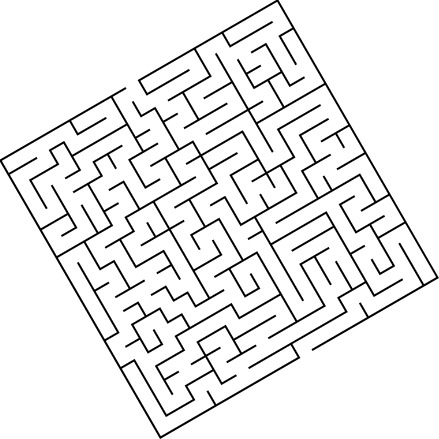
#> input picture data/inputs/rotated.jpg, 439 x 439 px
$ jupyter execute test.ipynb
#> lines starting #> are read from the running program, lines starting #| are printed output that depends on the picture; after the words box and inside, x2 and y2 are one past the last pixel; in counts of white or black regions, pixels touching at a corner belong together
### src/prep_maze.py
import cv2
import numpy as np
import matplotlib.pyplot as plt


def preprocess(org_img):
    img = org_img.copy()
    img = cv2.cvtColor(img, cv2.COLOR_RGB2GRAY)
    img = cv2.fastNlMeansDenoising(img, None, 20, 7, 21)
    img = cv2.threshold(img, 0, 255, cv2.THRESH_BINARY_INV+cv2.THRESH_OTSU)[1]

    return img

### src/extract_maze.py
import numpy as np
import cv2
from matplotlib import pyplot as plt
from prep_maze import *

def make_mask(img_shape,cor):
    points = np.array(cor)
    mask = np.zeros(img_shape)

    cv2.fillPoly(mask, pts=[points], color = 255)
    mask = (mask/255).astype('uint8')

    return mask

def resolve_conflict(pt1,pt2,img_shape):
    h,w = img_shape

    dist1=0
    dist2=0

    if(pt1[0] < h/2):
        dist1 += pt1[0]
        dist2 += pt2[0]
    else:
        dist1 += (h-pt1[0])
        dist2 += (h-pt2[0])

    if(pt1[1] < w/2):
        dist1 += pt1[1]
        dist2 += pt2[1]
    else:
        dist1 += (w-pt1[1])
        dist2 += (w-pt2[1])

    if(dist1 < dist2):
        return pt1
    else:
        return pt2

# Function to arrange

def order_points_new(pts):
    pts = np.array(pts)
    # Sorting the array in the x co-ordinates
    xsort = pts[np.argsort(pts[:, 0]), :]

    # grab the left-most and right-most points from the sorted
    # x-roodinate points
    leftMost = xsort[:2, :]
    rightMost = xsort[2:, :]

    # Sorting the left-most coordinates according to their
    # y-coordinates so we can grab the top-left and bottom-left
    # points, respectively
    leftMost = leftMost[np.argsort(leftMost[:, 1]), :]
    (tl, bl) = leftMost


    # Sorting the right-most coordinates according to their
    # y-coordinates so we can grab the top-right and bottom-right
    # points, respectively
    rightMost = rightMost[np.argsort(rightMost[:, 1]), :]
    (tr, br) = rightMost

    return np.array([tl, tr, br, bl], dtype=int)


def connectedComp(img):
    img = img.copy()
    img = cv2.copyMakeBorder(img,1,1,1,1,cv2.BORDER_CONSTANT,0)
    h = img.shape[0]
    w = img.shape[1]
    l_img = np.zeros((h,w))
    vis = np.zeros(h*w,dtype = 'int')
    label = 1
    for i in range(1,h-1):
        for j in range(1,w-1):
            if(img[i][j]==255 and l_img[i][j] == 0):
                queue = []
                queue.append(i*w+j)
                vis[i*w+j] = 1
                while len(queue) != 0:
                    temp = queue.pop(0)
                    x = int(temp/w)
                    y = temp%w
                    l_img[x][y] = label
                    for l in range(-1,2):
                        for m in range(-1,2):
                            if(vis[(x+l)*w +y+m] == 0 and img[x+l][y+m] == 255):
                                queue.append((x+l)*w +y+m)
                                vis[(x+l)*w +y+m] = 1
                label += 1
    l_img = l_img[1:h-1,1:w-1]
    return l_img


def corner_extraction(list_point):

    list_pointx = np.array(list_point.copy())
    list_pointy = np.array(list_point.copy())

    arr1inds = list_pointx[:,0].argsort()
    list_pointx[:,1] = list_pointx[:,1][arr1inds[::1]]
    list_pointx[:,0] = list_pointx[:,0][arr1inds[::1]]

    arr1inds = list_pointy[:,1].argsort()
    list_pointy[:,1] = list_pointy[:,1][arr1inds[::1]]
    list_pointy[:,0] = list_pointy[:,0][arr1inds[::1]]

    xmin = list_pointx[0][0]
    xmax = list_pointx[list_pointx.shape[0]-1][0]

    ymin = list_pointy[0][1]
    ymax = list_pointy[list_pointy.shape[0]-1][1]


    temp_xmin = []
    for x in list_pointx:
        if(x[0] > xmin):
            break

        temp_xmin.append(x[1])

    temp_xmin.sort()
    xmin_y1 = temp_xmin[0]
    xmin_y2 = temp_xmin[len(temp_xmin)-1]

    # x max
    temp_xmax = []
    for x in range(list_pointx.shape[0]-1,-1,-1):
        if(list_pointx[x][0] < xmax):
            break

        temp_xmax.append(list_pointx[x][1])

    temp_xmax.sort()
    xmax_y1 = temp_xmax[0]
    xmax_y2 = temp_xmax[len(temp_xmax)-1]

    # y min
    temp_ymin = []
    for y in list_pointy:
        if(y[1] > ymin):
            break

        temp_ymin.append(y[0])

    temp_ymin.sort()
    ymin_x1 = temp_ymin[0]
    ymin_x2 = temp_ymin[len(temp_ymin)-1]

    # y max
    temp_ymax = []
    for y in range(list_pointy.shape[0]-1,-1,-1):
        if(list_pointy[y][1] < ymax):
            break

        temp_ymax.append(list_pointy[y][0])

    temp_ymax.sort()
    ymax_x1 = temp_ymax[0]
    ymax_x2 = temp_ymax[len(temp_ymax)-1]

    corners = []
    corners.append([xmin,xmin_y1])
    corners.append([xmin,xmin_y2])
    corners.append([xmax,xmax_y1])
    corners.append([xmax,xmax_y2])
    corners.append([ymin_x1,ymin])
    corners.append([ymin_x2,ymin])
    corners.append([ymax_x1,ymax])
    corners.append([ymax_x2,ymax])

    return corners

# Manhattan distance
def dist(pt1, pt2):
    return np.abs(pt1[0]-pt2[0]) + np.abs(pt1[1]-pt2[1])

def unique_corners(corners, img_shape):

    crns = []

    crns.append(corners[0])

    for c1 in corners:
        flag=0
        pt = c1
        for i in range(len(crns)):
            if(dist(c1,crns[i])<=50):
                flag=1
                pt = resolve_conflict(c1,crns[i], img_shape)
                crns.pop(i)
                crns.append(pt)

        if(flag==0):
            crns.append(pt)

    return crns

def extract_maze(preprocessed_img):

    binary_img = preprocessed_img.copy()

    label_img = connectedComp(binary_img)

    h,w = label_img.shape
    new = np.zeros((h,w),dtype = 'uint8')

    for i in range(h):
        for j in range(w):
            if label_img[i][j] == 1:
                new[i][j] = 255

    num_of_labels = int(np.max(label_img))
    count_label = np.zeros((num_of_labels+1,2),dtype = int)
    for i in range(1,num_of_labels+1):
        count_label[i][1] = np.count_nonzero(label_img == i)
        count_label[i][0] = i

    arr1inds = count_label[:,1].argsort()
    count_label[:,0] = count_label[:,0][arr1inds[::-1]]
    count_label[:,1] = count_label[:,1][arr1inds[::-1]]

    top1,top2 = count_label[0][0],count_label[1][0]

    points_list = list()

    for i in range(h):
        for j in range(w):
            if label_img[i][j] == top1 or label_img[i][j] == top2:
                temp = [i,j]
                points_list.append(temp)


    corner = corner_extraction(points_list)
    refined_corner = unique_corners(corner, [h,w])

    for i in range(4):
        temp = refined_corner[i][0]
        refined_corner[i][0] = refined_corner[i][1]
        refined_corner[i][1] = temp

    refined_corner = order_points_new(refined_corner)
    mask = make_mask(label_img.shape,refined_corner)
    extracted_img = preprocessed_img.copy()
    for i in range(h):
        for j in range(w):
            if mask[i][j] == 1:
                extracted_img[i][j] = 255 - preprocessed_img[i][j]
            else:
                extracted_img[i][j] = 0

    return extracted_img,refined_corner


# [8 lines of commented-out code are left out]

### src/test.ipynb
[cell 1]
import cv2 as cv
import numpy as np
import matplotlib.pyplot as pcnt
# from skimage import measure
# from skimage.measure import regionprops
from prep_maze import *
from extract_maze import *

[cell 2]
def gf2(preprocess_img, corners):

    prep_img = cv.copyMakeBorder(preprocess_img, 10, 10, 10, 10, cv.BORDER_CONSTANT, 0)
    cn1 = corners[0] + 10
    cn2 = corners[1] + 10
    cn3 = corners[2] + 10
    cn4 = corners[3] + 10

    dcn = np.abs(cn2 - cn1)
    if dcn[0] > dcn[1]:
        x = np.linspace(cn1[0], cn2[0], dcn[0])
        y = np.linspace(cn1[1], cn2[1], dcn[0])
    else:
        x = np.linspace(cn1[0], cn2[0], dcn[1])
        y = np.linspace(cn1[1], cn2[1], dcn[1])
    x = x.astype(int)
    y = y.astype(int)
    l1 = np.array([x, y]).T

    dcn = np.abs(cn3 - cn2)
    if dcn[0] > dcn[1]:
        x = np.linspace(cn2[0], cn3[0], dcn[0])
        y = np.linspace(cn2[1], cn3[1], dcn[0])
    else:
        x = np.linspace(cn2[0], cn3[0], dcn[1])
        y = np.linspace(cn2[1], cn3[1], dcn[1])
    x = x.astype(int)
    y = y.astype(int)
    l2 = np.array([x, y]).T

    dcn = np.abs(cn4 - cn3)
    if dcn[0] > dcn[1]:
        x = np.linspace(cn3[0], cn4[0], dcn[0])
        y = np.linspace(cn3[1], cn4[1], dcn[0])
    else:
        x = np.linspace(cn3[0], cn4[0], dcn[1])
        y = np.linspace(cn3[1], cn4[1], dcn[1])
    x = x.astype(int)
    y = y.astype(int)
    l3 = np.array([x, y]).T

    dcn = np.abs(cn1 - cn4)
    if dcn[0] > dcn[1]:
        x = np.linspace(cn4[0], cn1[0], dcn[0])
        y = np.linspace(cn4[1], cn1[1], dcn[0])
    else:
        x = np.linspace(cn4[0], cn1[0], dcn[1])
        y = np.linspace(cn4[1], cn1[1], dcn[1])
    x = x.astype(int)
    y = y.astype(int)
    l4 = np.array([x, y]).T

    k = 3
    gate1 = []
    gate2 = []
    gate3 = []
    gate4 = []
    for i in range(0,len(l1)):
        if np.max(prep_img[l1[i][1]-k:l1[i][1]+k, l1[i][0]-k:l1[i][0]+k]) == 0:
            gate1.append(l1[i])
    for i in range(0,len(l2)):
        if np.max(prep_img[l2[i][1]-k:l2[i][1]+k, l2[i][0]-k:l2[i][0]+k]) == 0:
            gate2.append(l2[i])
    for i in range(0,len(l3)):
        if np.max(prep_img[l3[i][1]-k:l3[i][1]+k, l3[i][0]-k:l3[i][0]+k]) == 0:
            gate3.append(l3[i])
    for i in range(0,len(l4)):
        if np.max(prep_img[l4[i][1]-k:l4[i][1]+k, l4[i][0]-k:l4[i][0]+k]) == 0:
            gate4.append(l4[i])

    gate1 = np.array(gate1)
    gate2 = np.array(gate2)
    gate3 = np.array(gate3)
    gate4 = np.array(gate4)
    gate = []

    if len(gate1) > 0:
        gate1 = [np.mean(gate1[:,0]).astype(np.uint)-10, np.mean(gate1[:,1]).astype(np.uint)-10]
        gate.append(gate1)
    if len(gate2) > 0:
        gate2 = [np.mean(gate2[:,0]).astype(np.uint)-10, np.mean(gate2[:,1]).astype(np.uint)-10]
        gate.append(gate2)
    if len(gate3) > 0:
        gate3 = [np.mean(gate3[:,0]).astype(np.uint)-10, np.mean(gate3[:,1]).astype(np.uint)-10]
        gate.append(gate3)
    if len(gate4) > 0:
        gate4 = [np.mean(gate4[:,0]).astype(np.uint)-10, np.mean(gate4[:,1]).astype(np.uint)-10]
        gate.append(gate4)

    return gate

[cell 3]
img = cv.imread('../data/inputs/rotated.jpg')
#> img is the input picture: shape (439, 439, 3); min 0, max 255, mean 236
pre = preprocess(img)
#> in preprocess, `img = cv2.threshold(img, 0, 255, cv2.THRESH_BINARY_INV+cv2.THRESH_OTSU..`:
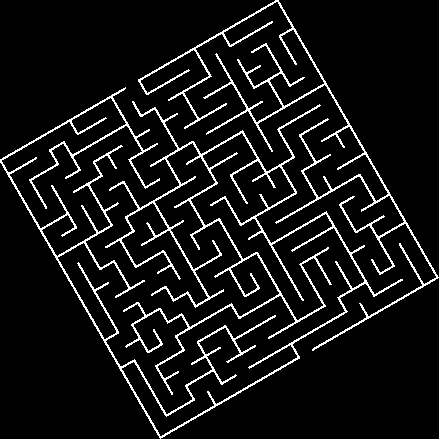
#> img: shape (439, 439); 7.8% white in thin lines or dots
em, cn = extract_maze(pre)
#> in connectedComp, `img = cv2.copyMakeBorder(img,1,1,1,1,cv2.BORDER_CONSTANT,0)`:
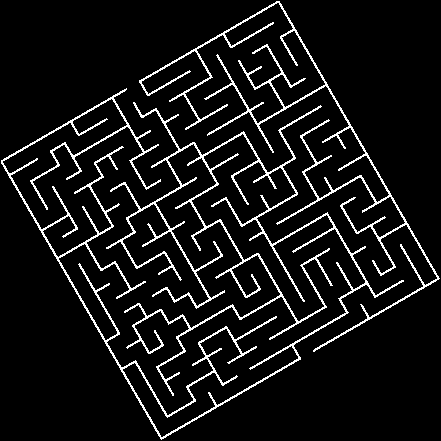
#> img: shape (441, 441); 7.8% white in thin lines or dots
#> after the loop in connectedComp, `for i in range(1,h-1):`:
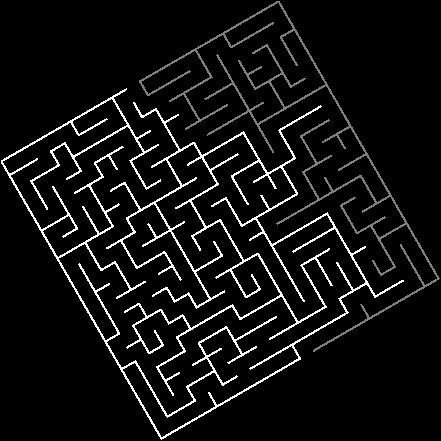
#> l_img: shape (441, 441) float64; min 0, max 2, mean 0.132; drawn with min black and max white
#> in extract_maze, `label_img = connectedComp(binary_img)`:
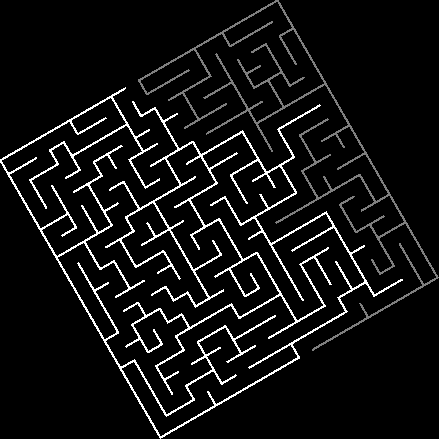
#> label_img: shape (439, 439) float64; min 0, max 2, mean 0.133; drawn with min black and max white
#> after the loop in extract_maze, `for i in range(h):`:
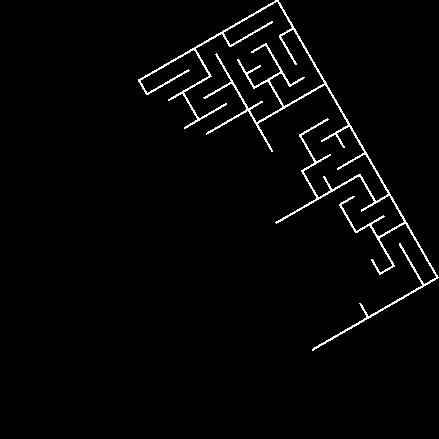
#> new: shape (439, 439); 2.3% white in thin lines or dots, all inside (x1, y1, x2, y2) = (138, 0, 439, 351)
#> in extract_maze, `num_of_labels = int(np.max(label_img))`: num_of_labels = 2
#> after the loop in extract_maze, `for i in range(1,num_of_labels+1):`: count_label = [[0, 0], [1, 4452], [2, 10623]]
#> in extract_maze, `arr1inds = count_label[:,1].argsort()`: arr1inds = [0, 1, 2]
#> in extract_maze, `top1,top2 = count_label[0][0],count_label[1][0]`: top1 = 2; top2 = 1
#> in make_mask, `cv2.fillPoly(mask, pts=[points], color = 255)`:
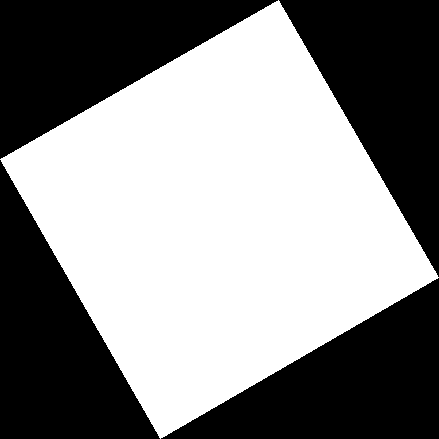
#> mask: shape (439, 439) float64; 53.7% white; 4 black regions, box (x1, y1, x2, y2) and area: (161, 278, 439, 439) 22459, (0, 160, 160, 439) 22400, (279, 0, 439, 277) 22240, (0, 0, 278, 159) 22181
#> after the loop in extract_maze, `for i in range(h):`:
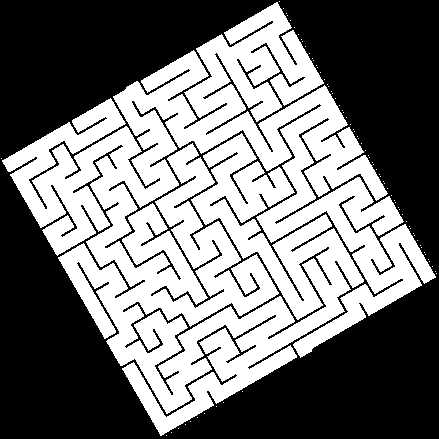
#> extracted_img: shape (439, 439); 46.1% white; 76 white regions (75 under 20 px), largest, box (x1, y1, x2, y2) and area: (2, 2, 436, 436) 88712
#> cn = [[0, 159], [278, 0], [438, 277], [160, 438]]
gates = gf2(pre, cn)
#> in gf2, `prep_img = cv.copyMakeBorder(preprocess_img, 10, 10, 10, 10, cv.BORDER..`:
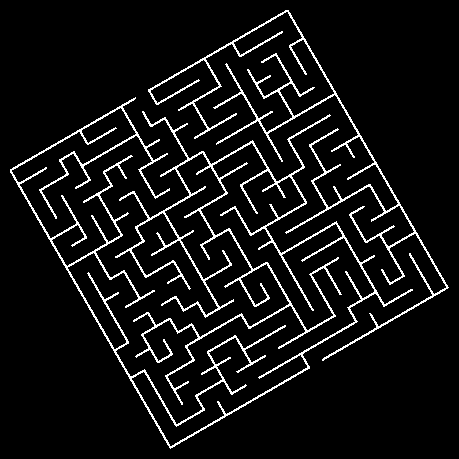
#> prep_img: shape (459, 459); 7.2% white in thin lines or dots
#> in gf2, `cn1 = corners[0] + 10`: cn1 = [10, 169]
#> in gf2, `cn2 = corners[1] + 10`: cn2 = [288, 10]
#> in gf2, `cn3 = corners[2] + 10`: cn3 = [448, 287]
#> in gf2, `cn4 = corners[3] + 10`: cn4 = [170, 448]
#> in gf2, `dcn = np.abs(cn2 - cn1)`: dcn = [278, 159]
#> in gf2, `dcn = np.abs(cn3 - cn2)`: dcn = [160, 277]
#> in gf2, `dcn = np.abs(cn4 - cn3)`: dcn = [278, 161]
#> in gf2, `dcn = np.abs(cn1 - cn4)`: dcn = [160, 279]
#> after the loop in gf2, `for i in range(0,len(l1)):`: gate1 = [[139, 94], [140, 94], [141, 93], [142, 93], [143, 92], [144, 92], [145, 91]]
#> after the loop in gf2, `for i in range(0,len(l2)):`: gate2 = []
#> after the loop in gf2, `for i in range(0,len(l3)):`: gate3 = [[319, 361], [318, 361], [317, 362], [316, 363], [315, 363], [314, 364], [313, 364]]
#> after the loop in gf2, `for i in range(0,len(l4)):`: gate4 = []
#> in gf2, `gate2 = np.array(gate2)`: gate2 = empty array
#> in gf2, `gate1 = [np.mean(gate1[:,0]).astype(np.uint)-10, np.mean(gate1[:,1]).a..`: gate1 = [132, 82]
#> in gf2, `gate3 = [np.mean(gate3[:,0]).astype(np.uint)-10, np.mean(gate3[:,1]).a..`: gate3 = [306, 352]
#> gates = [[132, 82], [306, 352]]
print(gates)
#| [[132.0, 82.0], [306.0, 352.0]]
cv.circle(img, (gates[0][0], gates[0][1]), 5, (0,0,255), -1)
#> img: shape (439, 439, 3)
cv.circle(img, (gates[1][0], gates[1][1]), 5, (0,0,255), -1)
#> img: shape (439, 439, 3); mean B, G, R 235.8, 235.8, 236
plt.imshow(img)
plt.show()

$ run again, with data/inputs/circular.jpg copied over data/inputs/rotated.jpg
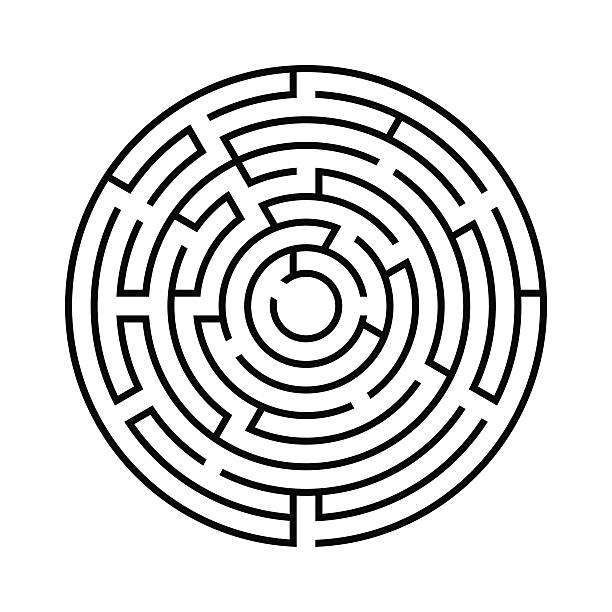
#> input picture data/inputs/circular.jpg, 612 x 612 px
#> img is the input picture: shape (612, 612, 3); mean B, G, R 218.7, 218.7, 218.7
#> in connectedComp, `img = cv2.copyMakeBorder(img,1,1,1,1,cv2.BORDER_CONSTANT,0)`:
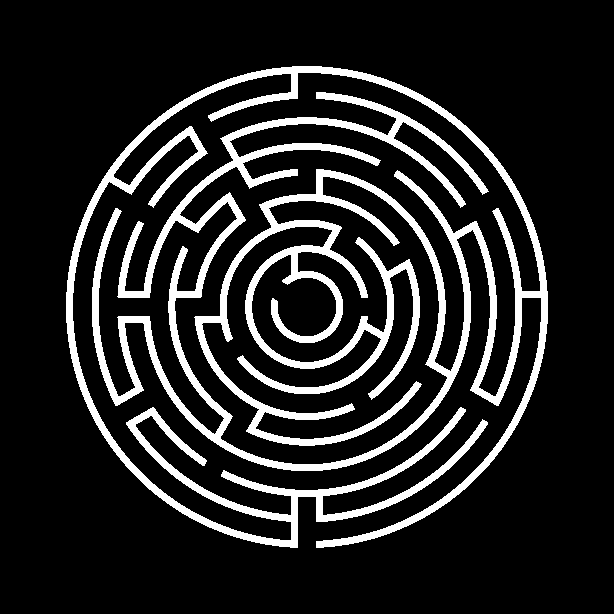
#> img: shape (614, 614); 14.3% white; 1 white region, box (x1, y1, x2, y2) and area: (66, 66, 548, 548) 53959
#> label_img: shape (612, 612) float64; values 0 (black) and 1 (white), 14.4% white; 1 white region, box (x1, y1, x2, y2) and area: (65, 65, 547, 547) 53959
#> num_of_labels = 1
#> after the loop in extract_maze, `for i in range(1,num_of_labels+1):`: count_label = [[0, 0], [1, 53959]]
#> arr1inds = [0, 1]
#> top1 = 1; top2 = 0
#> mask: shape (612, 612) float64; every value is 255
#> cn = [[0, 0], [611, 0], [611, 611], [0, 611]]
#> in gf2, `prep_img = cv.copyMakeBorder(preprocess_img, 10, 10, 10, 10, cv.BORDER..`:
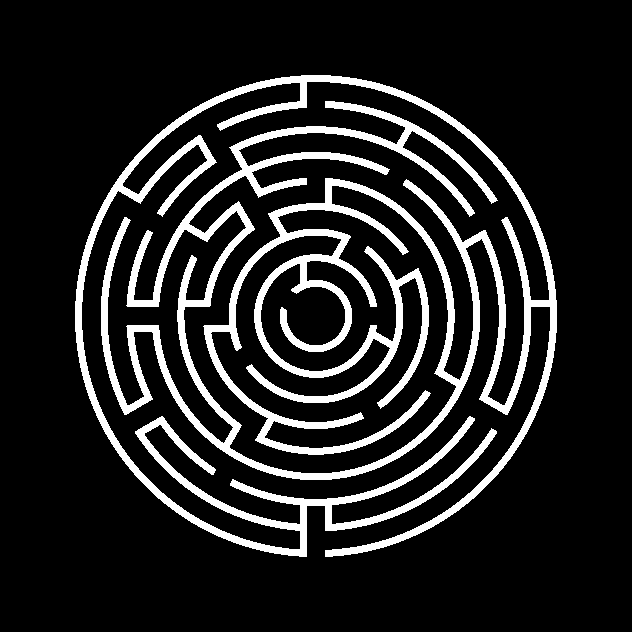
#> prep_img: shape (632, 632); 13.5% white; 1 white region, box (x1, y1, x2, y2) and area: (75, 75, 557, 557) 53959
#> cn1 = [10, 10]
#> cn2 = [621, 10]
#> cn3 = [621, 621]
#> cn4 = [10, 621]
#> in gf2, `dcn = np.abs(cn2 - cn1)`: dcn = [611, 0]
#> in gf2, `dcn = np.abs(cn3 - cn2)`: dcn = [0, 611]
#> in gf2, `dcn = np.abs(cn4 - cn3)`: dcn = [611, 0]
#> in gf2, `dcn = np.abs(cn1 - cn4)`: dcn = [0, 611]
#> after the loop in gf2, `for i in range(0,len(l1)):`: gate1 = 611 pairs, first value 10 to 621, second value 10 to 10
#> after the loop in gf2, `for i in range(0,len(l2)):`: gate2 = 611 pairs, first value 621 to 621, second value 10 to 621
#> after the loop in gf2, `for i in range(0,len(l3)):`: gate3 = 611 pairs, first value 10 to 621, second value 621 to 621
#> after the loop in gf2, `for i in range(0,len(l4)):`: gate4 = 611 pairs, first value 10 to 10, second value 10 to 621
#> in gf2, `gate1 = [np.mean(gate1[:,0]).astype(np.uint)-10, np.mean(gate1[:,1]).a..`: gate1 = [305, 0]
#> in gf2, `gate2 = [np.mean(gate2[:,0]).astype(np.uint)-10, np.mean(gate2[:,1]).a..`: gate2 = [611, 305]
#> in gf2, `gate3 = [np.mean(gate3[:,0]).astype(np.uint)-10, np.mean(gate3[:,1]).a..`: gate3 = [305, 611]
#> in gf2, `gate4 = [np.mean(gate4[:,0]).astype(np.uint)-10, np.mean(gate4[:,1]).a..`: gate4 = [0, 305]
#> gates = [[305, 0], [611, 305], [305, 611], [0, 305]]
#| [[305.0, 0.0], [611.0, 305.0], [305.0, 611.0], [0.0, 305.0]]
